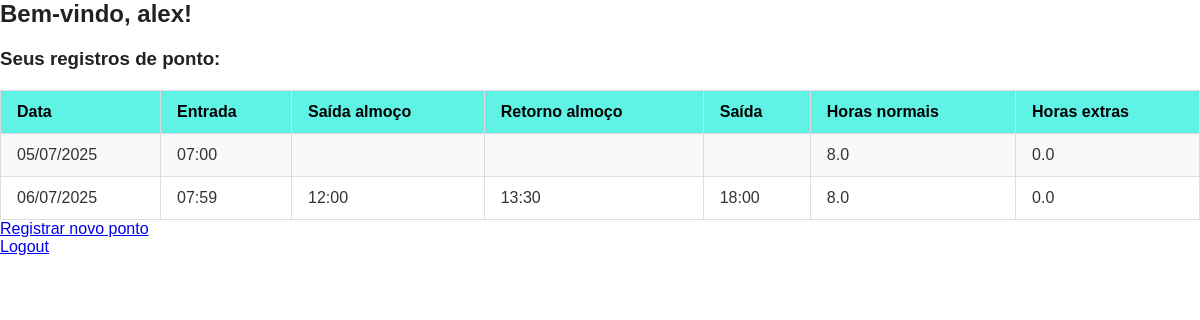
The page /funcionario (signed in) on the database as committed earlier.
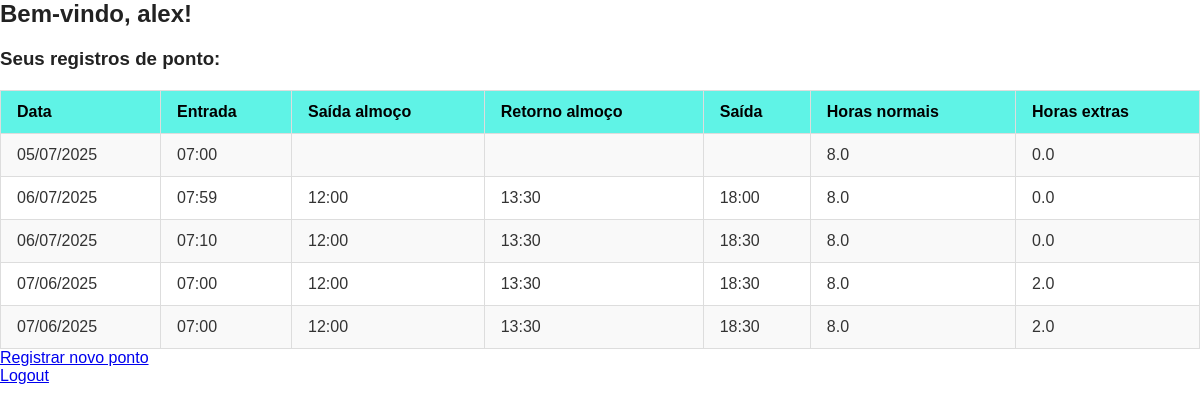
The same page on the database as committed later.
### app.py (models this page shows)
class Funcionario(db.Model):
    id = db.Column(db.Integer, primary_key=True)
    nome = db.Column(db.String(100), nullable=False)
    cpf = db.Column(db.String(14), unique=True, nullable=False)
    whatsapp = db.Column(db.String(20))
    senha = db.Column(db.String(100), nullable=False)
    registros = db.relationship('RegistroPonto', backref='funcionario', lazy=True)

class RegistroPonto(db.Model):
    id = db.Column(db.Integer, primary_key=True)
    funcionario_id = db.Column(db.Integer, db.ForeignKey('funcionario.id'), nullable=False)
    data = db.Column(db.Date, nullable=False)
    entrada = db.Column(db.String(5))
    saida_almoco = db.Column(db.String(5))
    retorno_almoco = db.Column(db.String(5))
    saida = db.Column(db.String(5))
    horas_normais = db.Column(db.Float)
    horas_extras = db.Column(db.Float)
    data_registro = db.Column(db.DateTime, default=datetime.utcnow)

### app.py (the view)
@app.route('/funcionario')
def funcionario_dashboard():
    if session.get('tipo') != 'funcionario':
        return redirect('/')
    user = Funcionario.query.get(session['user_id'])
    registros = RegistroPonto.query.filter_by(funcionario_id=user.id).all()
    return render_template('dashboard_funcionario.html', user=user, registros=registros)

### templates/dashboard_funcionario.html (shortened to what this page needs)
<!DOCTYPE html>
<html lang="pt-BR">
<head>
  <link rel="stylesheet" href="{{ url_for('static', filename='style.css') }}">
</head>
<body>
  <h2>Bem-vindo, {{ user.nome }}!</h2>
  <h3>Seus registros de ponto:</h3>
  <table border="1" cellpadding="8" cellspacing="0">
    <tr>
      <th>Data</th>
      <th>Entrada</th>
      <th>Saída almoço</th>
      <th>Retorno almoço</th>
      <th>Saída</th>
      <th>Horas normais</th>
      <th>Horas extras</th>
    </tr>
    {% for reg in registros %}
    <tr>
      <td>{{ reg.data.strftime('%d/%m/%Y') }}</td>
      <td>{{ reg.entrada }}</td>
      <td>{{ reg.saida_almoco }}</td>
      <td>{{ reg.retorno_almoco }}</td>
      <td>{{ reg.saida }}</td>
      <td>{{ reg.horas_normais }}</td>
      <td>{{ reg.horas_extras }}</td>
    </tr>
    {% endfor %}
  </table>
  <p><a href="{{ url_for('registrar_ponto') }}">Registrar novo ponto</a></p>
  <p><a href="{{ url_for('login') }}">Logout</a></p>
</body>
</html>

### static/style.css (style rules this page uses)
* { margin: 0; padding: 0; box-sizing: border-box; }
body { font-family: 'Montserrat', Arial, sans-serif; background-color: #ffffff; color: #333; min-height: 100vh; }
h1, h2, h3 { color: #222; margin-bottom: 20px; }
table { width: 100%; border-collapse: collapse; margin-top: 20px; }
table th, table td { border: 1px solid #ddd; padding: 12px 16px; text-align: left; }
table th { background-color: #5ff3e6; color: #000; font-weight: bold; }
table tr:nth-child(even) { background-color: #f9f9f9; }

Rows that differ between the two databases and show on the page:
added RegistroPonto: data "06/07/2025", entrada "07:10", saida_almoco "12:00", retorno_almoco "13:30", saida "18:30", horas_normais "8.0", horas_extras "0.0"
added RegistroPonto: data "07/06/2025", entrada "07:00", saida_almoco "12:00", retorno_almoco "13:30", saida "18:30", horas_normais "8.0", horas_extras "2.0"
added RegistroPonto: data "07/06/2025", entrada "07:00", saida_almoco "12:00", retorno_almoco "13:30", saida "18:30", horas_normais "8.0", horas_extras "2.0"
